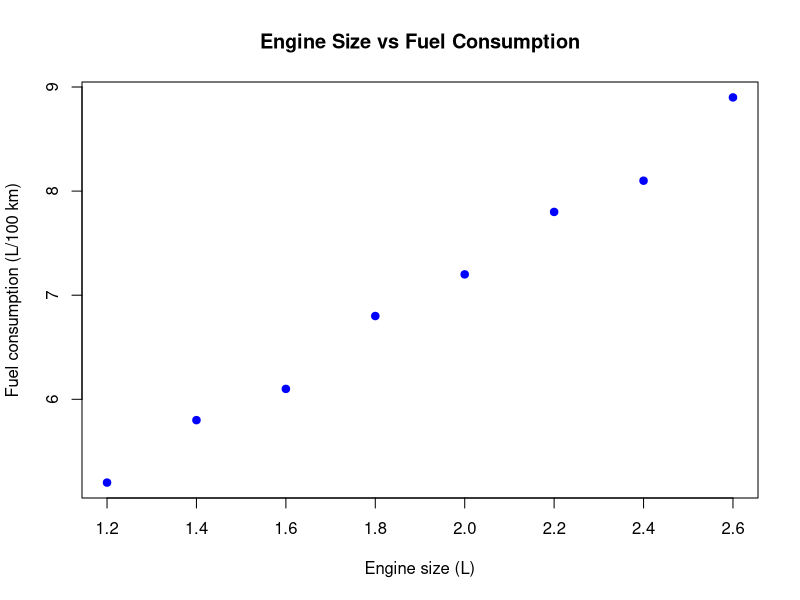

Reproduce this figure in R.
# ============================================================
# ARTHI - R PROGRAM Q28
# Question: Engine size and fuel consumption; scatter and correlation
# Run this file independently in RStudio or R.
# Base R only; no additional packages required.
# ============================================================

cat("\\n========== ARTHI | R QUESTION 28 ==========\\n")

# Q28. Engine size and fuel consumption; scatter and correlation
EngineSize <- c(1.2, 1.4, 1.6, 1.8, 2.0, 2.2, 2.4, 2.6)
FuelConsumption <- c(5.2, 5.8, 6.1, 6.8, 7.2, 7.8, 8.1, 8.9)
plot(EngineSize, FuelConsumption, pch=19, col="blue",
     main="Engine Size vs Fuel Consumption",
     xlab="Engine size (L)", ylab="Fuel consumption (L/100 km)")
cat("\nQ28 Pearson correlation:", cor(EngineSize, FuelConsumption), "\n")

cat("\\n========== END OF Q28 ==========\\n")
